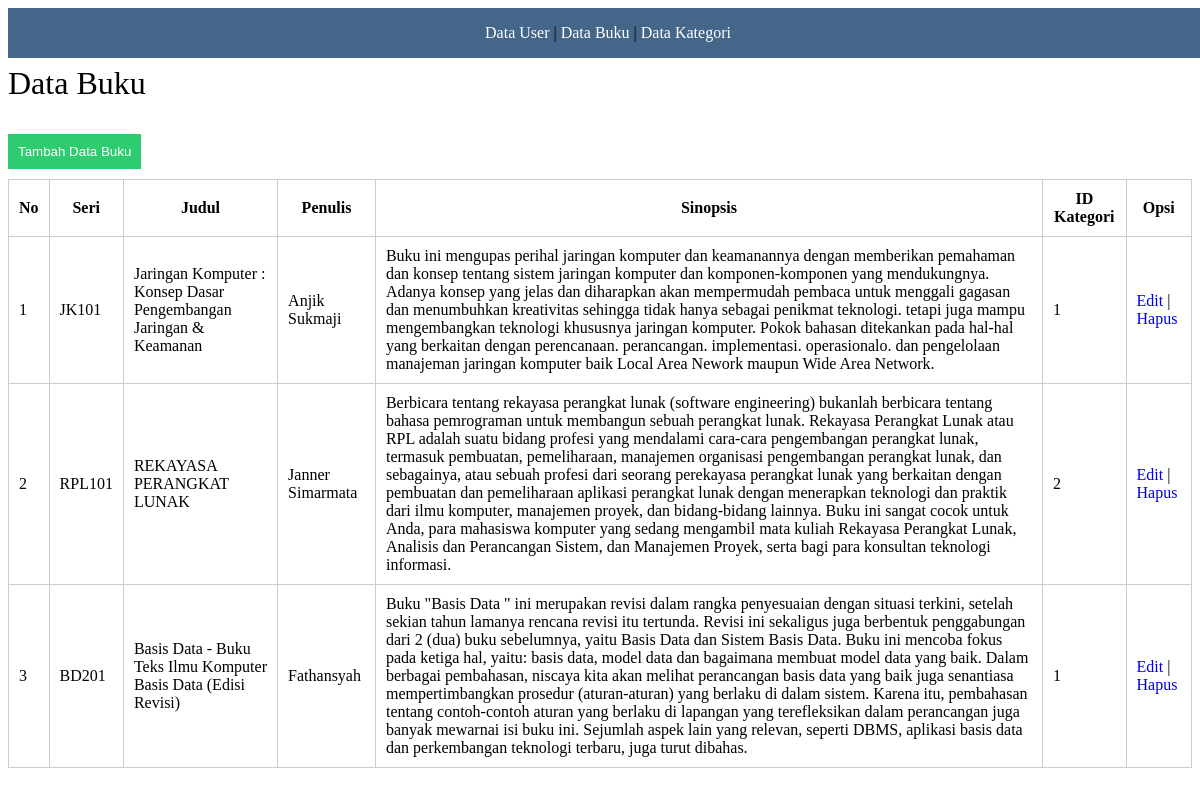
The app's page /buku.php with its own data.
### tables this page shows
CREATE TABLE IF NOT EXISTS `books` (
`id` int(11) NOT NULL,
  `serial` varchar(20) DEFAULT NULL,
  `title` varchar(100) DEFAULT NULL,
  `author` varchar(45) DEFAULT NULL,
  `synopsis` text,
  `id_books_categories` int(11) DEFAULT NULL
);

### database.php (called while the page is built, shortened)
<?php
class database{
	function tampil_data_buku(){
		$data=mysql_query("SELECT * FROM books");
		while ($u=mysql_fetch_array($data)) {
			$hasil[]=$u;
		}
		return $hasil;
	}
}
?>

### buku.php (the view, shortened to what this page needs)
<!DOCTYPE html>
<html>
<head>
	<link rel="stylesheet" href="styles.css">
</head>
<body>
<?php
include 'database.php';
$db = new database();
?>
<nav class="nav">
<ul><li><a href="index.php">Data User</a> | </li>
	<li><a href="buku.php">Data Buku</a> | </li>
	<li><a href="kategori.php">Data Kategori</a></li>
</ul>
</nav>
<br><br>
<h1>Data Buku</h1>
<a href="input_buku.php"><input type="submit" value="Tambah Data Buku"></a>
<table border="1">
	<tr>
		<th>No</th>
		<th>Seri</th>
		<th>Judul</th>
		<th>Penulis</th>
		<th>Sinopsis</th>
		<th>ID Kategori</th>
		<th>Opsi</th>
	</tr>
	<?php
	$no = 1;
	foreach($db->tampil_data_buku() as $buku){
	?>
	<tr>
		<td><?php echo $no++; ?></td>
		<td><?php echo $buku['serial']; ?></td>
		<td><?php echo $buku['title']; ?></td>
		<td><?php echo $buku['author']; ?></td>
		<td><?php echo $buku['synopsis']; ?></td>
		<td><?php echo $buku['id_books_categories']; ?></td>
		<td>
			<a href="edit_buku.php?id=<?php echo $buku['id']; ?>&aksi=edit_buku">Edit</a> |
			<a href="proses.php?id=<?php echo $buku['id']; ?>&aksi=hapus_buku">Hapus</a>
		</td>
	</tr>
	<?php
	}
	?>
</table>

### styles.css (style rules this page uses)
nav { width: 100%; background: #468; position: fixed; z-index: 999; }
.nav ul { list-style-type: none; padding: 0; text-align:center; }
.nav li { display: inline; }
.nav ul a { text-decoration: none; display: inline; color: white; }
input[type=submit] { margin:10px 0 10px 0; outline:0; background:#2ecc71; color:#fff; border:0; padding:10px; cursor:pointer }
a { text-decoration:none }
h1, h2, h3, h4, h5, h6 { font-weight: 300; }

### buku.php (style rules this page uses)
td,th { border:1px solid #ccc;padding:10px; }
table { border-collapse:collapse; }

### records on screen
books: serial "JK101", title "Jaringan Komputer : Konsep Dasar Pengembangan Jaringan & Keamanan", author "Anjik Sukmaji", synopsis "Buku ini mengupas perihal jaringan komputer dan keamanannya dengan memberikan pemahaman dan konsep tentang sistem jaringan komputer dan komponen-komponen yang mendukungnya. Adanya konsep yang jelas dan diharapkan akan mempermudah pembaca untuk menggali gagasan dan menumbuhkan kreativitas sehingga tidak hanya sebagai penikmat teknologi. tetapi juga mampu mengembangkan teknologi khususnya jaringan komputer. Pokok bahasan ditekankan pada hal-hal yang berkaitan dengan perencanaan. perancangan. implementasi. operasionalo. dan pengelolaan manajeman jaringan komputer baik Local Area Nework maupun Wide Area Network.", id_books_categories "1"
books: serial "RPL101", title "REKAYASA PERANGKAT LUNAK", author "Janner Simarmata", synopsis "Berbicara tentang rekayasa perangkat lunak (software engineering) bukanlah berbicara tentang bahasa pemrograman untuk membangun sebuah perangkat lunak. Rekayasa Perangkat Lunak atau RPL adalah suatu bidang profesi yang mendalami cara-cara pengembangan perangkat lunak, termasuk pembuatan, pemeliharaan, manajemen organisasi pengembangan perangkat lunak, dan sebagainya, atau sebuah profesi dari seorang perekayasa perangkat lunak yang berkaitan dengan pembuatan dan pemeliharaan aplikasi perangkat lunak dengan menerapkan teknologi dan praktik dari ilmu komputer, manajemen proyek, dan bidang-bidang lainnya. Buku ini sangat cocok untuk Anda, para mahasiswa komputer yang sedang mengambil mata…", id_books_categories "2"
books: serial "BD201", title "Basis Data - Buku Teks Ilmu Komputer Basis Data (Edisi Revisi)", author "Fathansyah", synopsis "Buku \"Basis Data \" ini merupakan revisi dalam rangka penyesuaian dengan situasi terkini, setelah sekian tahun lamanya rencana revisi itu tertunda. Revisi ini sekaligus juga berbentuk penggabungan dari 2 (dua) buku sebelumnya, yaitu Basis Data dan Sistem Basis Data. Buku ini mencoba fokus pada ketiga hal, yaitu: basis data, model data dan bagaimana membuat model data yang baik. Dalam berbagai pembahasan, niscaya kita akan melihat perancangan basis data yang baik juga senantiasa mempertimbangkan prosedur (aturan-aturan) yang berlaku di dalam sistem. Karena itu, pembahasan tentang contoh-contoh aturan yang berlaku di lapangan yang terefleksikan dalam perancangan juga banyak mewarnai isi buku…", id_books_categories "1"
